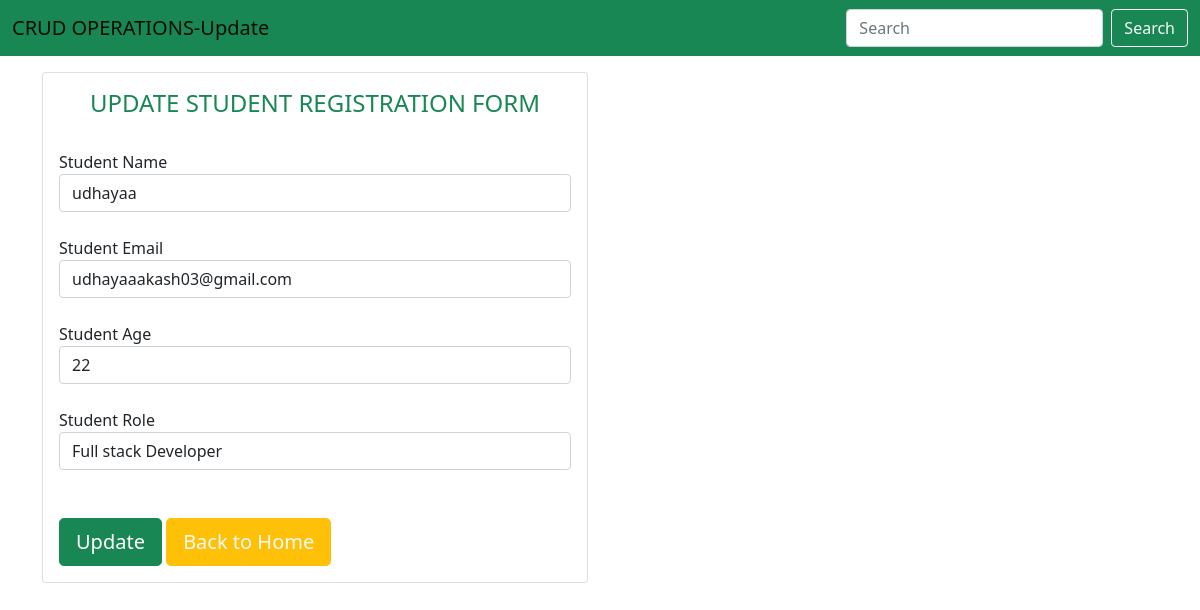
Screenshot of /update/2 with the database file from the repository.
### app_name/models.py (models this page shows)
class Register(models.Model):
    name = models.CharField(max_length=100)
    email = models.EmailField()
    age = models.IntegerField()
    role = models.CharField(max_length=100)

### app_name/views.py (the view, shortened to what this page needs)
# urls.py: path('update/<id>',views.update,name='update'),
def update(request, id):
    register_entry = Register.objects.get(id=id)
    return render(request, "update.html", {"register_entry": register_entry})

### templates/update.html (shortened to what this page needs)
<!doctype html>
<html lang="en">
<head>
    <link href="https://cdn.jsdelivr.net/npm/bootstrap@5.0.2/dist/css/bootstrap.min.css" rel="stylesheet"
>
</head>
<body>
    <nav class="navbar navbar-expand-lg navbar-light bg-success">
        <div class="container-fluid">
            <a class="navbar-brand" href="#">CRUD OPERATIONS-Update</a>
            <form class="d-flex">
                <input class="form-control me-2" type="search" placeholder="Search" aria-label="Search">
                <button class="btn btn-outline-light" type="submit">Search</button>
            </form>
        </div>
    </nav>
    <div class="container mt-3">
        <div class="row">
            <div class="col-md-6">
                <div class="card">
                    <div class="card-title">
                        <h4 class="text-center text-success mt-3">UPDATE STUDENT REGISTRATION FORM</h4>
                    </div>
                    <div class="card-text p-3">
                        <form action="/update/{{register_entry.id}}" method="post">{% csrf_token %}
                            <label for="name ">Student Name</label>
                            <input class="form-control" type="text" name="name" id="name" value="{{register_entry.name}}" placeholder="Enter Student Name" Required><br>
                            <label for="email">Student Email</label>
                            <input class="form-control" type="email" name="email" id="email" value="{{register_entry.email}}" placeholder="Enter Student Email" Required><br>
                            <label for="age ">Student Age</label>
                            <input class="form-control" type="number" name="age" id="age" value="{{register_entry.age}}" placeholder="Enter Student Age" Required><br>
                            <label for="role">Student Role</label>
                            <select id="role" class="form-control" name="role" id="role">
                                <option selected value="{{register_entry.role}}">{{register_entry.role}}</option>
                            </select>
                            <br><br>
                            <button type="submit" class="btn btn-success btn-lg btn-block">Update</button>
                            <a href="/" class="btn btn-warning btn-lg btn-block text-light">Back to Home</a>
                        </form>
                    </div>
                </div>
            </div>
</body>
</html>

### rows the page displays
Register: name "udhayaa", email "udhayaaakash03@gmail.com", age "22", role "Full stack Developer"
